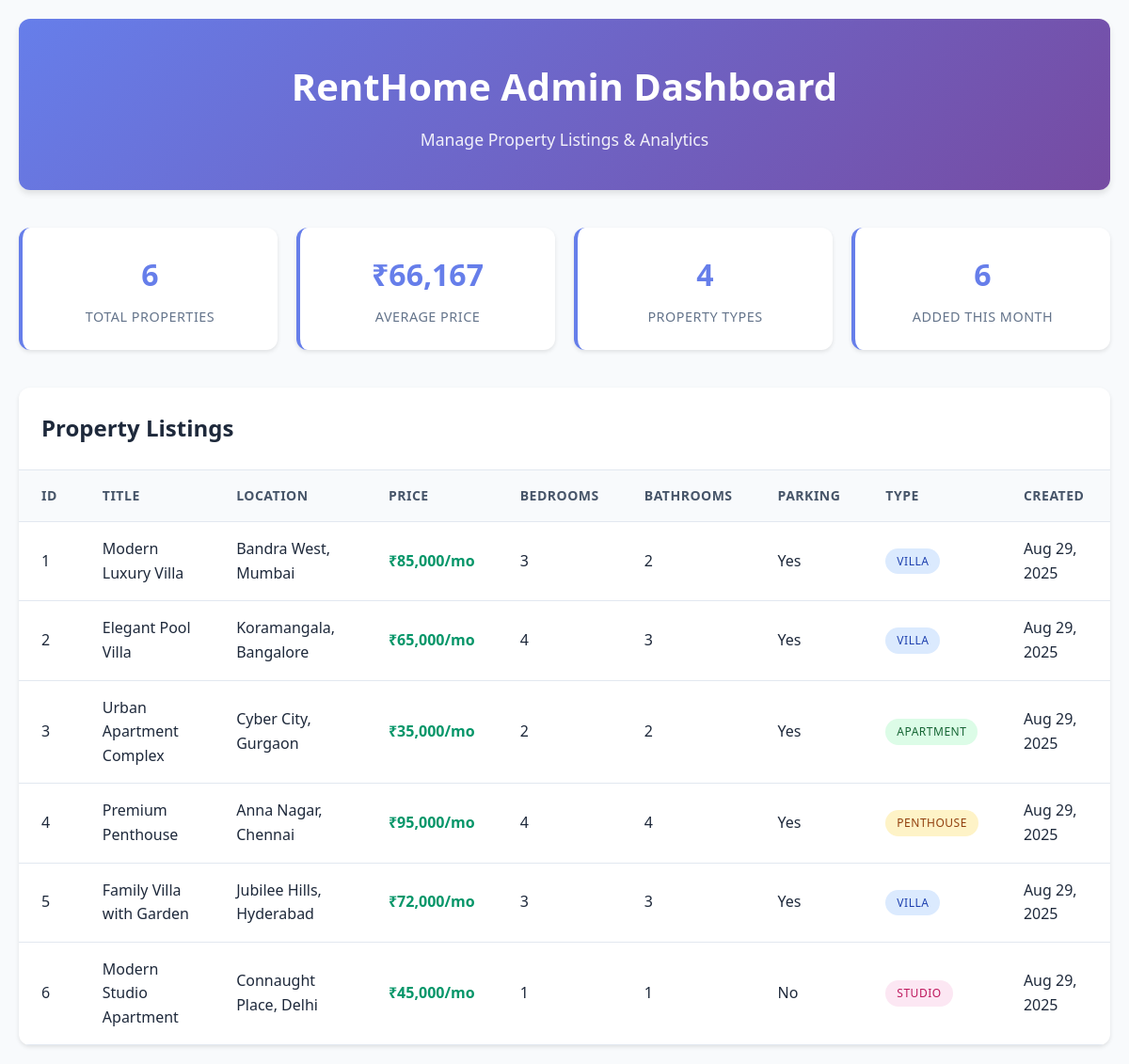
The app's page /admin/index.php with its own data.
### tables this page shows
CREATE TABLE IF NOT EXISTS properties (
  id INT AUTO_INCREMENT PRIMARY KEY,
  image VARCHAR(255) NOT NULL,
  title VARCHAR(255) NOT NULL,
  location VARCHAR(255) NOT NULL,
  price DECIMAL(10,2) NOT NULL,
  bedrooms INT NOT NULL,
  bathrooms INT NOT NULL,
  parking TINYINT(1) NOT NULL DEFAULT 0,
  type VARCHAR(50) NOT NULL,
  created_at TIMESTAMP DEFAULT CURRENT_TIMESTAMP,
  updated_at TIMESTAMP DEFAULT CURRENT_TIMESTAMP ON UPDATE CURRENT_TIMESTAMP
);

### admin/index.php (the view, shortened to what this page needs)
<?php
require_once '../db.php';
?>
<!DOCTYPE html>
<html lang="en">
<head>
</head>
<body>
<div class="container">
  <div class="header">
    <h1>RentHome Admin Dashboard</h1>
    <p>Manage Property Listings & Analytics</p>
  </div>
  <?php
  try {
      $totalPropertiesStmt = $pdo->query("SELECT COUNT(*) as total FROM properties");
      $totalProperties = $totalPropertiesStmt->fetch()['total'];
      $avgPriceStmt = $pdo->query("SELECT AVG(price) as avg_price FROM properties");
      $avgPrice = $avgPriceStmt->fetch()['avg_price'];
      $typesStmt = $pdo->query("SELECT COUNT(DISTINCT type) as types FROM properties");
      $totalTypes = $typesStmt->fetch()['types'];
      $recentStmt = $pdo->query("SELECT COUNT(*) as recent FROM properties WHERE created_at >= DATE_SUB(NOW(), INTERVAL 30 DAY)");
      $recentProperties = $recentStmt->fetch()['recent'];
  } catch (PDOException $e) {
      $totalProperties = $avgPrice = $totalTypes = $recentProperties = 0;
  }
  ?>
  <div class="stats-grid">
    <div class="stat-card">
      <div class="stat-number"><?php echo number_format($totalProperties); ?></div>
      <div class="stat-label">Total Properties</div>
    </div>
    <div class="stat-card">
      <div class="stat-number">₹<?php echo number_format($avgPrice, 0); ?></div>
      <div class="stat-label">Average Price</div>
    </div>
    <div class="stat-card">
      <div class="stat-number"><?php echo $totalTypes; ?></div>
      <div class="stat-label">Property Types</div>
    </div>
    <div class="stat-card">
      <div class="stat-number"><?php echo $recentProperties; ?></div>
      <div class="stat-label">Added This Month</div>
    </div>
  </div>
  <div class="table-container">
    <div class="table-header">
      <h2>Property Listings</h2>
    </div>
    <?php
    try {
        $stmt = $pdo->query("SELECT * FROM properties ORDER BY created_at DESC");
        $properties = $stmt->fetchAll();
        if (count($properties) > 0) {
    ?>
    <table>
      <thead>
        <tr>
          <th>ID</th>
          <th>Title</th>
          <th>Location</th>
          <th>Price</th>
          <th>Bedrooms</th>
          <th>Bathrooms</th>
          <th>Parking</th>
          <th>Type</th>
          <th>Created</th>
        </tr>
      </thead>
      <tbody>
        <?php
        foreach ($properties as $row) {
            $typeClass = 'type-' . strtolower($row['type']);
            $parkingStatus = $row['parking'] ? 'Yes' : 'No';
            $createdDate = date('M j, Y', strtotime($row['created_at']));
            echo "<tr>
                    <td>{$row['id']}</td>
                    <td>{$row['title']}</td>
                    <td>{$row['location']}</td>
                    <td class='price'>₹" . number_format($row['price'], 0) . "/mo</td>
                    <td>{$row['bedrooms']}</td>
                    <td>{$row['bathrooms']}</td>
                    <td>{$parkingStatus}</td>
                    <td><span class='type-badge {$typeClass}'>{$row['type']}</span></td>
                    <td>{$createdDate}</td>
                  </tr>";
        }
        ?>
      </tbody>
    </table>
    <?php
        }
    } catch (PDOException $e) {
    ?>
    <div class="no-data">
      <h3>Error Loading Data</h3>
      <p>Unable to fetch properties from the database.</p>
    </div>
    <?php
    }
    ?>
  </div>
</div>
</body>
</html>

### admin/index.php (style rules this page uses)
* { margin: 0; padding: 0; box-sizing: border-box; }
body { font-family: 'Segoe UI', Tahoma, Geneva, Verdana, sans-serif; background-color: #f8fafc; color: #1e293b; line-height: 1.6; }
.container { max-width: 1200px; margin: 0 auto; padding: 20px; }
.header { text-align: center; margin-bottom: 40px; padding: 40px 0; background: linear-gradient(135deg, #667eea 0%, #764ba2 100%); color: white; border-radius: 12px; box-shadow: 0 4px 6px rgba(0, 0, 0, 0.1); }
.header h1 { font-size: 2.5rem; font-weight: 700; margin-bottom: 10px; }
.header p { font-size: 1.1rem; opacity: 0.9; }
.stats-grid { display: grid; grid-template-columns: repeat(auto-fit, minmax(200px, 1fr)); gap: 20px; margin-bottom: 40px; }
.stat-card { background: white; padding: 24px; border-radius: 12px; box-shadow: 0 2px 4px rgba(0, 0, 0, 0.1); text-align: center; border-left: 4px solid #667eea; }
.stat-number { font-size: 2rem; font-weight: 700; color: #667eea; margin-bottom: 8px; }
.stat-label { color: #64748b; font-size: 0.9rem; text-transform: uppercase; letter-spacing: 0.5px; }
.table-container { background: white; border-radius: 12px; box-shadow: 0 2px 4px rgba(0, 0, 0, 0.1); overflow: hidden; }
.table-header { padding: 24px; border-bottom: 1px solid #e2e8f0; }
.table-header h2 { font-size: 1.5rem; font-weight: 600; color: #1e293b; }
table { width: 100%; border-collapse: collapse; }
th, td { padding: 16px 24px; text-align: left; border-bottom: 1px solid #e2e8f0; }
th { background-color: #f8fafc; color: #475569; font-weight: 600; font-size: 0.875rem; text-transform: uppercase; letter-spacing: 0.5px; }
.price { font-weight: 600; color: #059669; }
.type-badge { display: inline-block; padding: 4px 12px; border-radius: 20px; font-size: 0.75rem; font-weight: 500; text-transform: uppercase; letter-spacing: 0.5px; }
.type-villa { background-color: #dbeafe; color: #1e40af; }
.type-apartment { background-color: #dcfce7; color: #166534; }
.type-penthouse { background-color: #fef3c7; color: #92400e; }
.type-studio { background-color: #fce7f3; color: #be185d; }

### records on screen
properties: id "1", title "Modern Luxury Villa", location "Bandra West, Mumbai", price "85,000", bedrooms "3", bathrooms "2", parking "Yes", type "VILLA", created_at "Aug 29, 2025"
properties: id "2", title "Elegant Pool Villa", location "Koramangala, Bangalore", price "65,000", bedrooms "4", bathrooms "3", parking "Yes", type "VILLA", created_at "Aug 29, 2025"
properties: id "3", title "Urban Apartment Complex", location "Cyber City, Gurgaon", price "35,000", bedrooms "2", bathrooms "2", parking "Yes", type "APARTMENT", created_at "Aug 29, 2025"
properties: id "4", title "Premium Penthouse", location "Anna Nagar, Chennai", price "95,000", bedrooms "4", bathrooms "4", parking "Yes", type "PENTHOUSE", created_at "Aug 29, 2025"
properties: id "5", title "Family Villa with Garden", location "Jubilee Hills, Hyderabad", price "72,000", bedrooms "3", bathrooms "3", parking "Yes", type "VILLA", created_at "Aug 29, 2025"
properties: id "6", title "Modern Studio Apartment", location "Connaught Place, Delhi", price "45,000", bedrooms "1", bathrooms "1", parking "No", type "STUDIO", created_at "Aug 29, 2025"

### other values on screen
$totalProperties "6"
$avgPrice "66,167"
$totalTypes "4"
$recentProperties "6"
